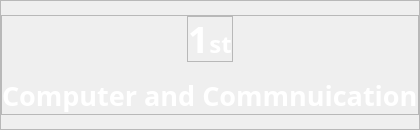
        <widget class="QFrame" name="buttons">
         <property name="minimumSize">
          <size>
           <width>0</width>
           <height>130</height>
          </size>
         </property>
         <property name="maximumSize">
          <size>
           <width>16777215</width>
           <height>130</height>
          </size>
         </property>
         <property name="styleSheet">
          <string notr="true"/>
         </property>
         <property name="frameShape">
          <enum>QFrame::StyledPanel</enum>
         </property>
         <property name="frameShadow">
          <enum>QFrame::Raised</enum>
         </property>
         <layout class="QHBoxLayout" name="horizontalLayout">
          <property name="spacing">
           <number>40</number>
          </property>
          <property name="leftMargin">
           <number>0</number>
          </property>
          <property name="topMargin">
           <number>0</number>
          </property>
          <property name="rightMargin">
           <number>0</number>
          </property>
          <property name="bottomMargin">
           <number>0</number>
          </property>
          <item alignment="Qt::AlignHCenter">
           <widget class="QFrame" name="department">
            <property name="minimumSize">
             <size>
              <width>0</width>
              <height>100</height>
             </size>
            </property>
            <property name="maximumSize">
             <size>
              <width>16777215</width>
              <height>100</height>
             </size>
            </property>
            <property name="styleSheet">
             <string notr="true">color: white;</string>
            </property>
            <property name="frameShape">
             <enum>QFrame::StyledPanel</enum>
            </property>
            <property name="frameShadow">
             <enum>QFrame::Raised</enum>
            </property>
            <layout class="QVBoxLayout" name="verticalLayout_3">
             <property name="spacing">
              <number>15</number>
             </property>
             <property name="leftMargin">
              <number>0</number>
             </property>
             <property name="topMargin">
              <number>0</number>
             </property>
             <property name="rightMargin">
              <number>0</number>
             </property>
             <property name="bottomMargin">
              <number>0</number>
             </property>
             <item alignment="Qt::AlignHCenter">
              <widget class="QFrame" name="frame_17">
               <property name="frameShape">
                <enum>QFrame::StyledPanel</enum>
               </property>
               <property name="frameShadow">
                <enum>QFrame::Raised</enum>
               </property>
               <layout class="QHBoxLayout" name="horizontalLayout_19">
                <property name="spacing">
                 <number>0</number>
                </property>
                <property name="leftMargin">
                 <number>0</number>
                </property>
                <property name="topMargin">
                 <number>0</number>
                </property>
                <property name="rightMargin">
                 <number>0</number>
                </property>
                <property name="bottomMargin">
                 <number>0</number>
                </property>
                <item alignment="Qt::AlignBottom">
                 <widget class="QLabel" name="label_6">
                  <property name="font">
                   <font>
                    <family>Ubuntu Condensed</family>
                    <pointsize>27</pointsize>
                    <weight>75</weight>
                    <bold>true</bold>
                   </font>
                  </property>
                  <property name="lineWidth">
                   <number>5</number>
                  </property>
                  <property name="text">
                   <string>1</string>
                  </property>
                 </widget>
                </item>
                <item alignment="Qt::AlignLeft|Qt::AlignBottom">
                 <widget class="QLabel" name="label_8">
                  <property name="font">
                   <font>
                    <family>Ubuntu Condensed</family>
                    <pointsize>18</pointsize>
                    <weight>75</weight>
                    <bold>true</bold>
                   </font>
                  </property>
                  <property name="frameShadow">
                   <enum>QFrame::Plain</enum>
                  </property>
                  <property name="text">
                   <string>st</string>
                  </property>
                  <property name="alignment">
                   <set>Qt::AlignCenter</set>
                  </property>
                  <property name="indent">
                   <number>-1</number>
                  </property>
                 </widget>
                </item>
               </layout>
              </widget>
             </item>
             <item>
              <widget class="QLabel" name="label_14">
               <property name="font">
                <font>
                 <family>Ubuntu Condensed</family>
                 <pointsize>20</pointsize>
                 <weight>75</weight>
                 <bold>true</bold>
                </font>
               </property>
               <property name="text">
                <string>Computer and Commnuication</string>
               </property>
              </widget>
             </item>
            </layout>
           </widget>
          </item>
         </layout>
        </widget>
